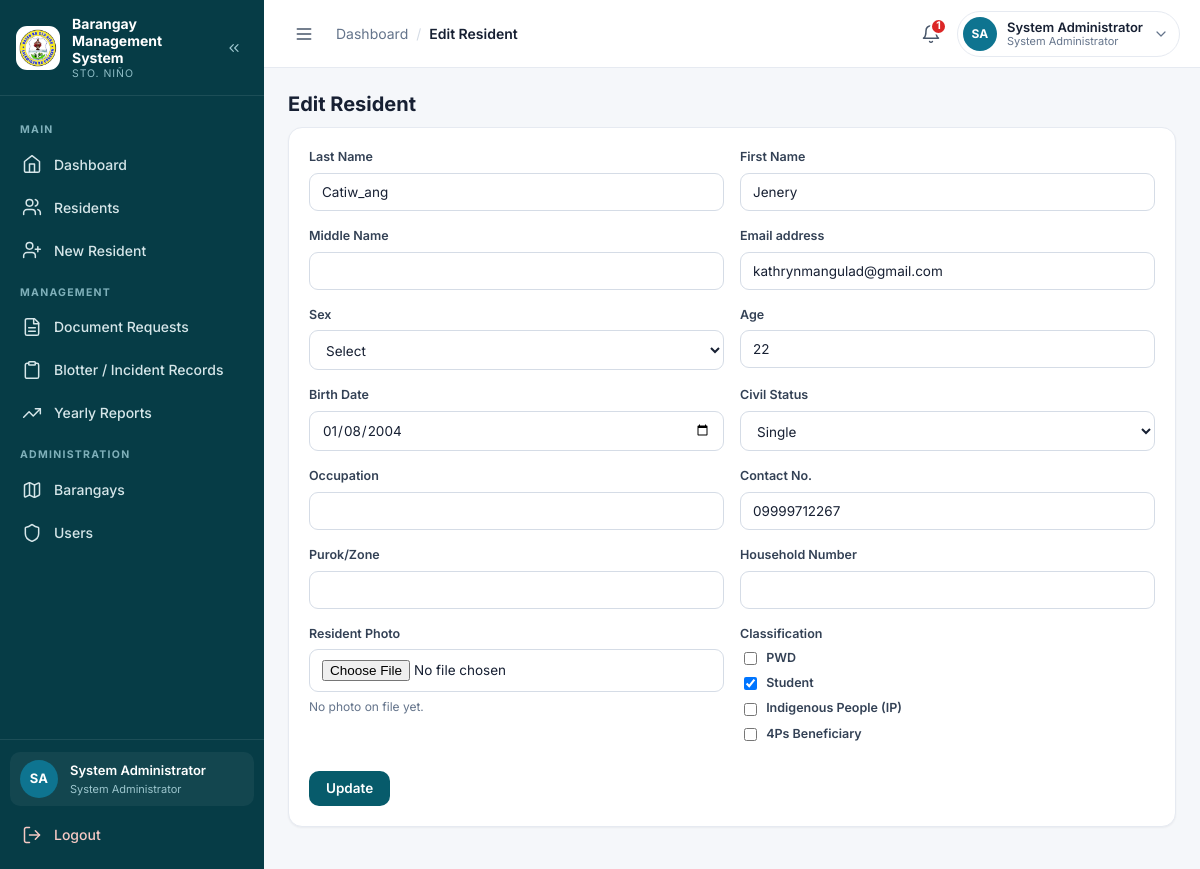
Page /pages/resident_edit.php?id=35 (signed in) on the committed database.
### tables this page shows
CREATE TABLE `residents` (
  `id` int(11) NOT NULL AUTO_INCREMENT,
  `barangay_id` int(11) NOT NULL,
  `user_id` int(11) DEFAULT NULL,
  `last_name` varchar(255) NOT NULL,
  `first_name` varchar(100) NOT NULL,
  `middle_name` varchar(100) DEFAULT NULL,
  `sex` varchar(20) DEFAULT NULL,
  `age` int(11) NOT NULL,
  `birth_date` date DEFAULT NULL,
  `civil_status` varchar(50) DEFAULT NULL,
  `occupation` varchar(100) DEFAULT NULL,
  `contact_no` varchar(30) DEFAULT NULL,
  `email` varchar(255) DEFAULT NULL,
  `address` varchar(255) DEFAULT NULL,
  `photo` varchar(255) DEFAULT NULL,
  `household_no` varchar(50) DEFAULT NULL,
  `is_pwd` enum('Yes','No') NOT NULL DEFAULT 'No',
  `is_student` enum('Yes','No') NOT NULL DEFAULT 'No',
  `is_ip` enum('Yes','No') NOT NULL DEFAULT 'No',
  `is_4ps` enum('Yes','No') NOT NULL DEFAULT 'No',
  `created_at` timestamp NOT NULL DEFAULT current_timestamp(),
  `updated_at` timestamp NOT NULL DEFAULT current_timestamp(),
  `deleted_at` timestamp NULL DEFAULT NULL,
  PRIMARY KEY (`id`),
  UNIQUE KEY `uq_residents_user` (`user_id`),
  KEY `idx_residents_barangay` (`barangay_id`),
  KEY `idx_residents_deleted_at` (`deleted_at`),
  CONSTRAINT `residents_ibfk_1` FOREIGN KEY (`barangay_id`) REFERENCES `barangays` (`id`),
  CONSTRAINT `fk_residents_user` FOREIGN KEY (`user_id`) REFERENCES `users` (`id`) ON DELETE SET NULL ON UPDATE CASCADE
);

CREATE TABLE `users` (
  `id` int(11) NOT NULL AUTO_INCREMENT,
  `username` varchar(100) NOT NULL,
  `email` varchar(255) DEFAULT NULL,
  `password` varchar(255) NOT NULL,
  `full_name` varchar(150) NOT NULL,
  `role` enum('admin','secretary','resident') NOT NULL DEFAULT 'secretary',
  `barangay_id` int(11) DEFAULT NULL,
  `brgy_name` varchar(100) DEFAULT NULL,
  `created_at` timestamp NOT NULL DEFAULT current_timestamp(),
  `status` enum('pending','active','rejected','suspended') NOT NULL DEFAULT 'active',
  `deleted_at` timestamp NULL DEFAULT NULL,
  PRIMARY KEY (`id`),
  UNIQUE KEY `username` (`username`),
  UNIQUE KEY `uq_users_email` (`email`),
  KEY `barangay_id` (`barangay_id`),
  KEY `idx_users_deleted_at` (`deleted_at`),
  CONSTRAINT `users_ibfk_1` FOREIGN KEY (`barangay_id`) REFERENCES `barangays` (`id`)
);

### config/config.php (called while the page is built, shortened)
<?php
function e($value) { return htmlspecialchars((string)$value, ENT_QUOTES, 'UTF-8'); }

### pages/resident_edit.php (the view, shortened to what this page needs)
<?php
require_once __DIR__ . '/../config/config.php'; require_once __DIR__ . '/../includes/mailer.php'; require_staff(); $id=(int)($_GET['id']??0);$page_title='Edit Resident';
$s=$conn->prepare('SELECT r.*, u.email AS account_email, u.id AS account_id FROM residents r LEFT JOIN users u ON u.id = r.user_id WHERE r.id=? AND r.deleted_at IS NULL LIMIT 1');
$s->bind_param('i',$id);$s->execute();
$r=$s->get_result()->fetch_assoc();$s->close();if(!$r)die('Resident not found.');
$ip_col=null; $ip_int=false; $fp_col=null; $fp_int=false;
foreach(['is_ip','is_indigenous','indigenous'] as $cand){ $qc=$conn->query("SHOW COLUMNS FROM residents LIKE '$cand'"); if($qc){ if($qc->num_rows>0){ $ip_col=$cand; break; } } }
foreach(['is_4ps','is_fourps','fourps','pantawid'] as $cand){ $qc=$conn->query("SHOW COLUMNS FROM residents LIKE '$cand'"); if($qc){ if($qc->num_rows>0){ $fp_col=$cand; break; } } }
$ip_on = ($ip_col !== null) && in_array(strtolower((string)($r[$ip_col] ?? '')), ['yes','1'], true);
$fp_on = ($fp_col !== null) && in_array(strtolower((string)($r[$fp_col] ?? '')), ['yes','1'], true);
include BASE_PATH . '/partials/header.php';?>
<h2>Edit Resident</h2>
<div class="card">
<form method="post" enctype="multipart/form-data"><?= csrf_field() ?><div class="form-grid">
    <div><label for="last_name">Last Name</label><input id="last_name" name="last_name" value="<?=e($r['last_name'])?>" required></div>
    <div><label for="first_name">First Name</label><input id="first_name" name="first_name" value="<?=e($r['first_name'])?>" required></div>
    <div><label for="middle_name">Middle Name</label><input id="middle_name" name="middle_name" value="<?=e($r['middle_name']) ?>"></div>
    <div><label for="email">Email address</label><input id="email" type="email" name="email" maxlength="255" autocomplete="email" value="<?=e($r['email'] ?? ($r['account_email'] ?? '')) ?>" placeholder="Contact email (optional)"></div>
    <div>
        <label for="sex">Sex</label>
        <select id="sex" name="sex">
            <option value="">Select</option>
        </select>
    </div>
    <div><label for="age">Age</label><input id="age" type="number" min="0" max="150" name="age" value="<?=e($r['age']) ?>" readonly title="Automatically computed from the birth date"></div>
    <?php $bd_min = date('Y-m-d', strtotime('-120 years')); $bd_max = date('Y-m-d'); ?>
    <div><label for="birth_date">Birth Date</label><input id="birth_date" type="date" name="birth_date" value="<?=e($r['birth_date']) ?>" min="<?= e($bd_min) ?>" max="<?= e($bd_max) ?>"></div>
    <div>
        <label for="civil_status">Civil Status</label>
        <select id="civil_status" name="civil_status">
            <option value="Single"<?= $r['civil_status'] === 'Single' ? ' selected' : '' ?>>Single</option>
        </select>
    </div>
    <div><label for="occupation">Occupation</label><input id="occupation" name="occupation" value="<?=e($r['occupation']) ?>"></div>
    <div><label for="contact_no">Contact No.</label><input id="contact_no" name="contact_no" value="<?=e($r['contact_no']) ?>"></div>
    <div><label for="address">Purok/Zone</label><input id="address" name="address" value="<?=e($r['address']) ?>"></div>
    <div><label for="household_no">Household Number</label><input id="household_no" type="text" name="household_no" value="<?=e($r['household_no']) ?>"></div>
    <div>
        <label for="photo">Resident Photo</label>
        <input id="photo" type="file" name="photo" accept="image/*">
        <?php if (!empty($r['photo']) && @file_exists(BASE_PATH . '/' . $r['photo'])): ?>
            <p class="field-hint">Current photo on file. Leave blank to keep it.</p>
            <img src="<?= e(url($r['photo'])) ?>" alt="" style="width:80px;height:80px;object-fit:cover;border-radius:10px;display:block;margin-top:8px">
        <?php else: ?>
            <p class="field-hint">No photo on file yet.</p>
        <?php endif; ?>
    </div>
    <div>
        <span class="field-label">Classification</span>
        <label><input type="checkbox" name="is_pwd" value="Yes"<?= $r['is_pwd'] === 'Yes' ? ' checked' : '' ?>> PWD</label>
        <label><input type="checkbox" name="is_student" value="Yes"<?= $r['is_student'] === 'Yes' ? ' checked' : '' ?>> Student</label>
        <?php if ($ip_col !== null): ?>
        <label><input type="checkbox" name="is_ip" value="Yes"<?= $ip_on ? ' checked' : '' ?>> Indigenous People (IP)</label>
        <?php endif; ?>
        <?php if ($fp_col !== null): ?>
        <label><input type="checkbox" name="is_4ps" value="Yes"<?= $fp_on ? ' checked' : '' ?>> 4Ps Beneficiary</label>
        <?php endif; ?>
    </div>
</div><br><button class="btn" type="submit">Update</button></form></div><?php include BASE_PATH . '/partials/footer.php';

### assets/css/style.css (style rules this page uses)
:root { --primary: #075B6B; --primary-700: #054C59; --primary-900: #063C46; --secondary: #0E7490; --accent: #E58B82; --bg: #F5F7FA; --card: #FFFFFF; --text: #172033; --muted: #64748B; --success: #16A34A; --warning: #F59E0B; --danger: #DC2626; --info: #0E7490; --border: #E6EAF1; --border-strong: #D5DCE6; --sidebar-w: 264px; --sidebar-w-collapsed: 78px; --topbar-h: 68px; --radius: 14px; --radius-sm: 10px; --radius-lg: 18px; --shadow-sm: 0 1px 2px rgba(16, 24, 40, .05); --shadow: 0 4px 16px rgba(16, 24, 40, .06); --shadow-md: 0 12px 32px rgba(16, 24, 40, .12); --ring: 0 0 0 3px rgba(14, 116, 144, .18); --font: 'Inter', system-ui, -apple-system, 'Segoe UI', Roboto, Arial, sans-serif; }
*, *::before, *::after { box-sizing: border-box; }
html { -webkit-text-size-adjust: 100%; }
body { margin: 0; font-family: var(--font); background: var(--bg); color: var(--text); font-size: 14px; line-height: 1.5; -webkit-font-smoothing: antialiased; }
h1, h2, h3, h4 { margin: 0 0 10px; color: var(--text); line-height: 1.25; }
h2 { font-size: 20px; font-weight: 700; }
p { margin: 0 0 10px; }
.btn, .btn-primary { display: inline-flex; align-items: center; justify-content: center; gap: 8px; background: var(--primary); color: #fff; border: 1px solid transparent; border-radius: 10px; padding: 10px 16px; font-size: 13.5px; font-weight: 600; text-decoration: none; cursor: pointer; font-family: inherit; line-height: 1; transition: background .15s, box-shadow .15s, transform .05s; }
.card { background: var(--card); border: 1px solid var(--border); border-radius: var(--radius); padding: 20px; box-shadow: var(--shadow-sm); margin-bottom: 18px; min-width: 0; }
label { display: block; font-size: 12.5px; font-weight: 600; color: #334155; margin-bottom: 6px; }
input, select, textarea { width: 100%; padding: 10px 12px; border: 1px solid var(--border-strong); border-radius: 9px; background: #fff; font-size: 13.5px; color: var(--text); font-family: inherit; }
input[type="checkbox"], input[type="radio"] { width: auto; }
label > input[type="checkbox"], label > input[type="radio"] { margin-right: 6px; }
.form-grid { display: grid; grid-template-columns: repeat(2, minmax(0, 1fr)); gap: 16px; }
.field-label { display: block; font-size: 12.5px; font-weight: 600; color: #334155; margin-bottom: 6px; }
label > input[type="checkbox"], label > input[type="radio"] { vertical-align: middle; }
.field-hint { margin: 6px 0 0; font-size: 12px; color: var(--muted); line-height: 1.45; }

### rows in the picture
residents: last_name "Catiw_ang", first_name "Jenery", email "kathrynmangulad@gmail.com", age "22", birth_date "01/08/2004", civil_status "Single", contact_no "09999712267", is_student "☑"

### other values in the picture
$group "MAIN"
$item['label'] "Dashboard"
$item['label'] "Residents"
$item['label'] "New Resident"
$group "MANAGEMENT"
$item['label'] "Document Requests"
$item['label'] "Blotter / Incident Records"
$item['label'] "Yearly Reports"
$group "ADMINISTRATION"
$item['label'] "Barangays"
$item['label'] "Users"
$initials "SA"
$full_name "System Administrator"
$role_label "System Administrator"
$crumb "Edit Resident"
